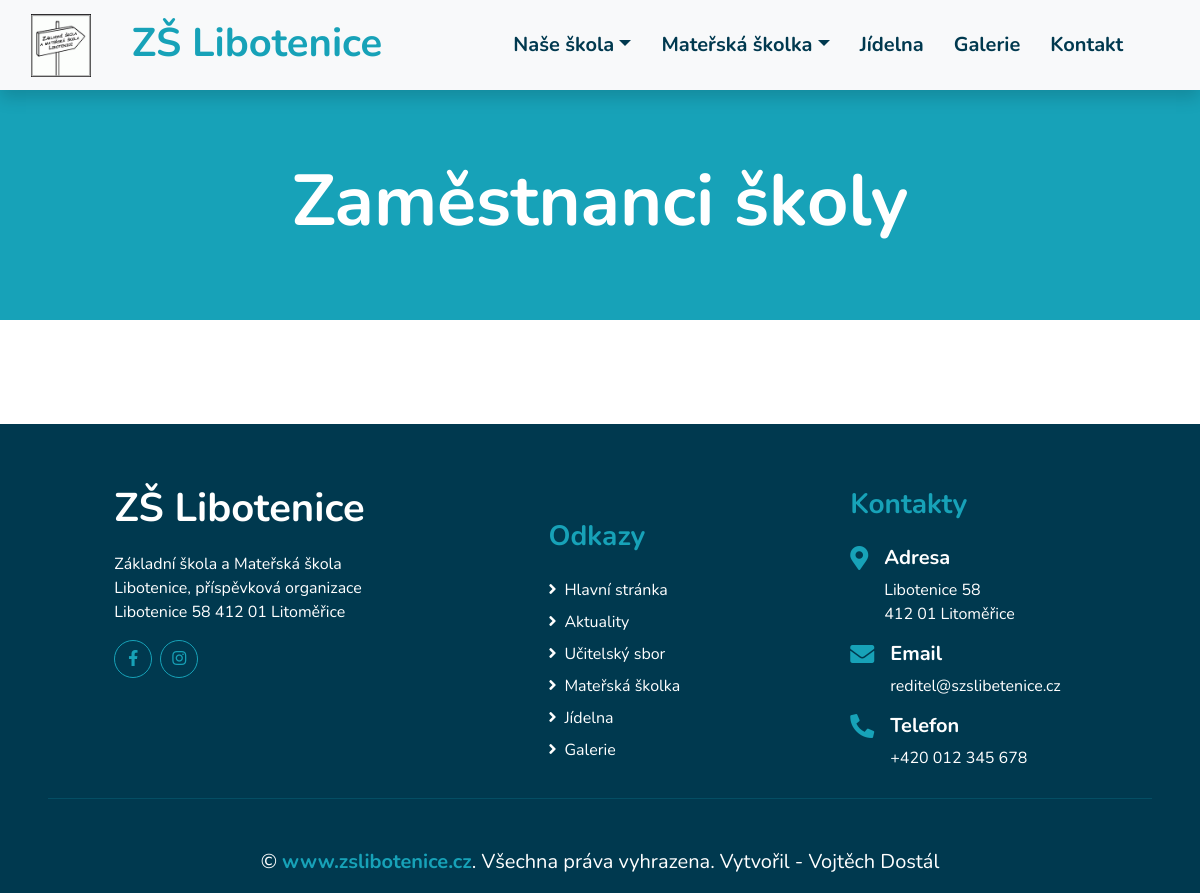
Before: /zamestnanci/ with the older database file.
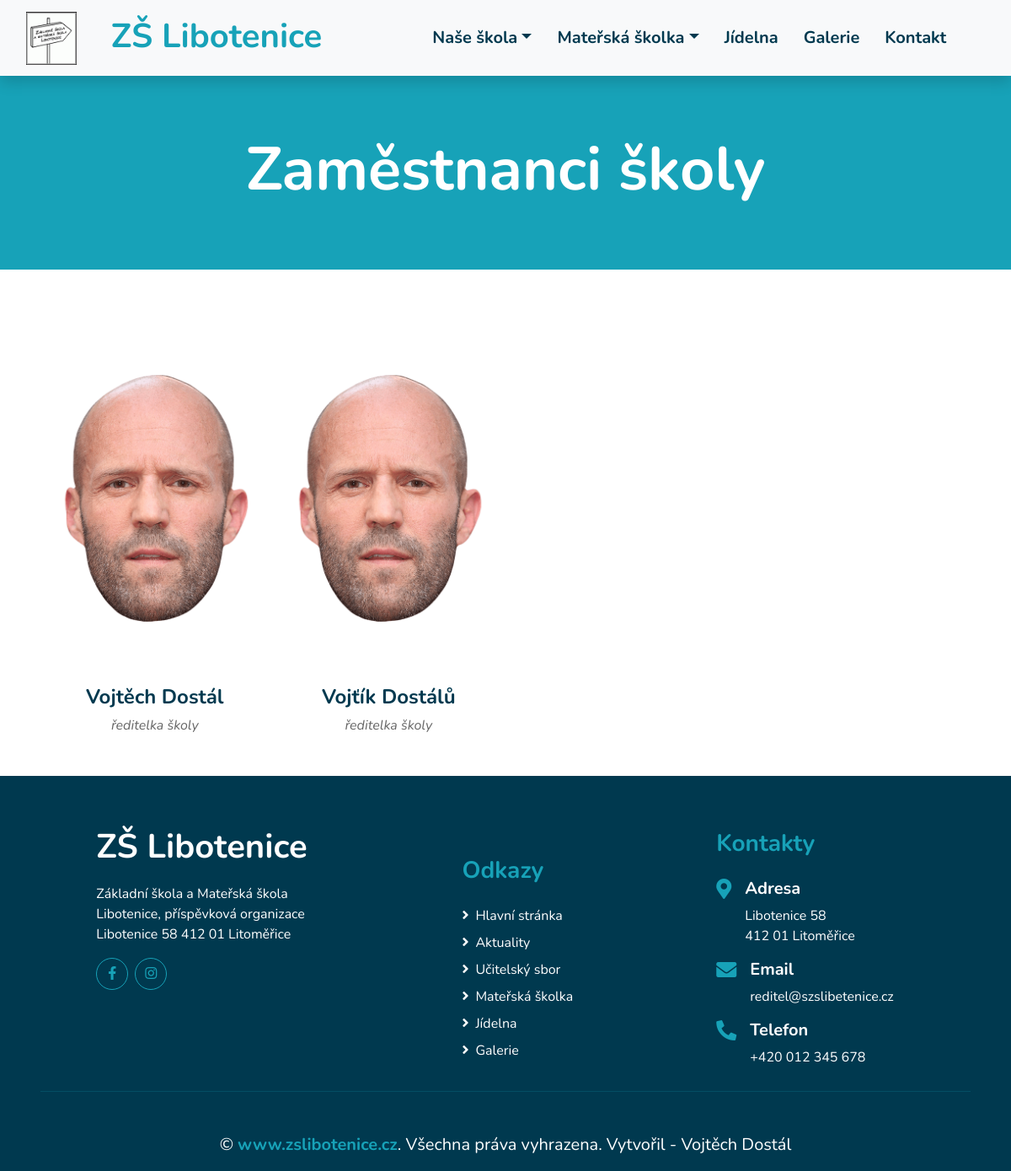
After: the same page with the newer database file.
### zsweb/models.py (models this page shows)
class Teachers(models.Model):
    name = models.CharField(max_length=200)
    surname = models.CharField(max_length=200)
    position = models.CharField(max_length=200)
    facebook = models.CharField(max_length=200)
    linkedin = models.CharField(max_length=200)

### zsweb/views.py (the view)
# urls.py: path('zamestnanci/', views.zamestnanci, name='zamestnanci'),
def zamestnanci(request):
    teachers = Teachers.objects.all()
    return render(request, "nase_skola/zamestnanci.html",
                  {'teachers':teachers})

### zsweb/templates/nase_skola/zamestnanci.html (shortened to what this page needs)
{% extends "base.html" %}
{% load static %}
{% block content %}
    <div class="container-fluid bg-primary mb-5">
        <div class="d-flex flex-column align-items-center justify-content-center" style="min-height: 230px">
            <h3 class="display-3 font-weight-bold text-white">Zaměstnanci školy</h3>
        </div>
    </div>
<div class="container-fluid pt-5">
    <div class="container">
        <div class="text-center pb-2">
        </div>
        <div class="row">
            {% for item in teachers %}
                <div class="col-md-6 col-lg-3 text-center team mb-5">
                    <div class="position-relative overflow-hidden mb-4" style="border-radius: 100%;">
                        <img class="img-fluid w-100 img_uc" src="{% static 'img/jason-statham-angry-celebrity-mask.png' %}" alt="">
                    </div>
                    <h4>{{ item.name }} {{ item.surname }}</h4>
                    <i>ředitelka školy</i>
                </div>
            {% endfor %}
        </div>
    </div>
</div>
{% endblock %}

### zsweb/templates/base.html (shortened to what this page needs)
<!DOCTYPE html>
{% load static %}
<html lang="en">
<head>
    <link href="https://cdnjs.cloudflare.com/ajax/libs/font-awesome/5.10.0/css/all.min.css" rel="stylesheet">
    <link href="{% static 'lib/flaticon/font/flaticon.css' %}" rel="stylesheet">
    <link href="{% static 'lib/owlcarousel/assets/owl.carousel.min.css' %}" rel="stylesheet">
    <link href="{% static 'lib/lightbox/css/lightbox.min.css' %}" rel="stylesheet">
    <link rel="stylesheet" href="{% static 'css/style.css' %}">
    <link rel="stylesheet" type="text/css" href="https://cdn.jsdelivr.net/jquery.slick/1.8.1/slick.css"/>
</head>
<body>
    <div class="container-fluid bg-light position-relative shadow">
        <nav class="navbar navbar-expand-lg bg-light navbar-light py-3 py-lg-0 px-0 px-lg-5">
            <a href="../" class="navbar-brand font-weight-bold text-secondary" style="font-size: 40px;">
                <img class="" src="{% static 'img/zslogo.png' %}" style="width: 60px; margin-right: 30px;">
                <span class="text-primary">ZŠ Libotenice</span>
            </a>
            <div class="collapse navbar-collapse justify-content-between" id="navbarCollapse">
                <div class="navbar-nav font-weight-bold mx-auto py-0">
                    <div class="nav-item dropdown">
                        <a href="#" class="nav-link dropdown-toggle" data-toggle="dropdown" style="font-size: 20px;">Naše škola</a>
                    </div>
                    <div class="nav-item dropdown">
                        <a href="#" class="nav-link dropdown-toggle" data-toggle="dropdown" style="font-size: 20px;">Mateřská školka</a>
                    </div>
                    <a href="../jidelna" class="nav-item nav-link" style="font-size: 20px;">Jídelna</a>
                        <a href="../galerie" class="nav-item nav-link" style="font-size: 20px;">Galerie</a>
                    <a href="../kontakt" class="nav-item nav-link" style="font-size: 20px;">Kontakt</a>
                </div>
            </div>
        </nav>
    </div>
    {% block content %}
    {% endblock %}
        <div class="container-fluid bg-secondary text-white mt-5 py-5 px-sm-3 px-md-5">
            <div class="row pt-3">
                <div class="col-lg-4 col-md-5 pb-1 pbf-1">
                    <a href="" class="navbar-brand font-weight-bold text-primary m-0 mb-4 p-0" style="font-size: 40px; line-height: 40px;">
                        <span class="text-white">ZŠ Libotenice</span>
                    </a>
                    <p> Základní škola
                        a Mateřská škola Libotenice,
                        příspěvková organizace
                        Libotenice 58
                        412 01 Litoměřice</p>
                    <div class="d-flex justify-content-start mt-2">
                        <a class="btn btn-outline-primary rounded-circle text-center mr-2 px-0"
                            style="width: 38px; height: 38px;" href="#"><i class="fab fa-facebook-f"></i></a>
                        <a class="btn btn-outline-primary rounded-circle text-center mr-2 px-0"
                            style="width: 38px; height: 38px;" href="#"><i class="fab fa-instagram"></i></a>
                    </div>
                </div>
                <div class="col-lg-4 col-md-5 pb-1 pbf-1" style="padding-left: 7%; position: relative; left: 5%; margin: 2rem 0;">
                    <h3 class="text-primary mb-4">Odkazy</h3>
                    <div class="d-flex flex-column justify-content-start">
                        <a class="text-white mb-2" href="#"><i class="fa fa-angle-right mr-2"></i>Hlavní stránka</a>
                        <a class="text-white mb-2" href="#"><i class="fa fa-angle-right mr-2"></i>Aktuality</a>
                        <a class="text-white mb-2" href="#"><i class="fa fa-angle-right mr-2"></i>Učitelský sbor</a>
                        <a class="text-white mb-2" href="#"><i class="fa fa-angle-right mr-2"></i>Mateřská školka</a>
                        <a class="text-white mb-2" href="#"><i class="fa fa-angle-right mr-2"></i>Jídelna</a>
                        <a class="text-white" href="#"><i class="fa fa-angle-right mr-2"></i>Galerie</a>
                    </div>
                </div>
                <div class="col-lg-4 col-md-5 pb-1 pbf-1">
                    <h3 class="text-primary mb-4">Kontakty</h3>
                    <div class="d-flex">
                        <h4 class="fa fa-map-marker-alt text-primary"></h4>
                        <div class="pl-3">
                            <h5 class="text-white">Adresa</h5>
                            <p>Libotenice 58 <br>
                            412 01 Litoměřice</p>
                        </div>
                    </div>
                    <div class="d-flex">
                        <h4 class="fa fa-envelope text-primary"></h4>
                        <div class="pl-3">
                            <h5 class="text-white">Email</h5>
                            <p>reditel@szslibetenice.cz</p>
                        </div>
                    </div>
                    <div class="d-flex">
                        <h4 class="fa fa-phone-alt text-primary"></h4>
                        <div class="pl-3">
                            <h5 class="text-white">Telefon</h5>
                            <p>+420 012 345 678</p>
                        </div>
                    </div>
                </div>
            </div>
            <div class="container-fluid pt-5" style="border-top: 1px solid rgba(23, 162, 184, .2);;">
                <p class="m-0 text-center text-white">
                    &copy; <a class="text-primary font-weight-bold" href="#">www.zslibotenice.cz</a>. Všechna práva vyhrazena.
                    Vytvořil - Vojtěch Dostál
                </p>
            </div>
        </div>
    </body>
</html>

Changed rows visible on the page:
added Teachers: name "Vojtěch", surname "Dostál"
added Teachers: name "Vojťík", surname "Dostálů"
